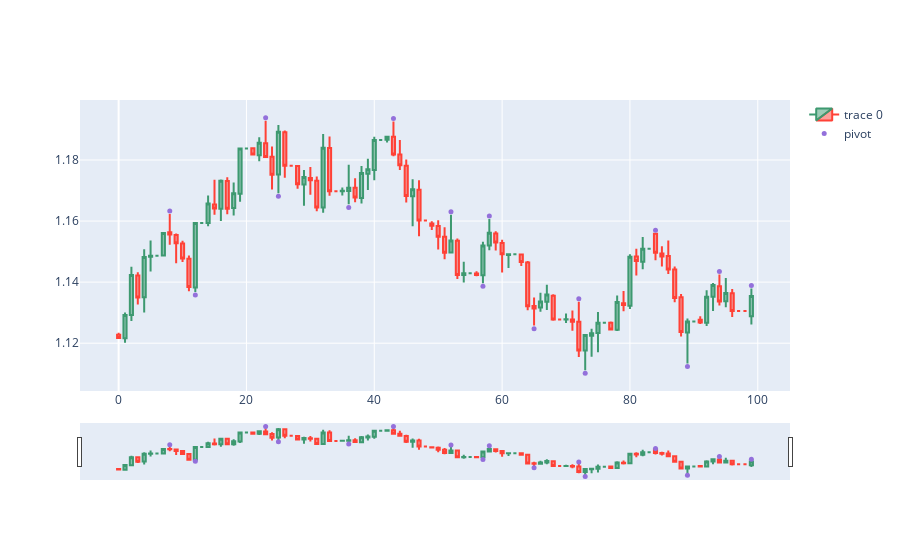

Notebook code for this chart:
### Code cell
dfpl = df[0:100]
fig = go.Figure(data=[go.Candlestick(x=dfpl.index,
                open=dfpl['Open'],
                high=dfpl['High'],
                low=dfpl['Low'],
                close=dfpl['Close'])])

fig.add_scatter(x=dfpl.index, y=dfpl['pointpos'], mode="markers",
                marker=dict(size=5, color="MediumPurple"),
                name="pivot")
#fig.update_layout(xaxis_rangeslider_visible=False)
fig.show()
